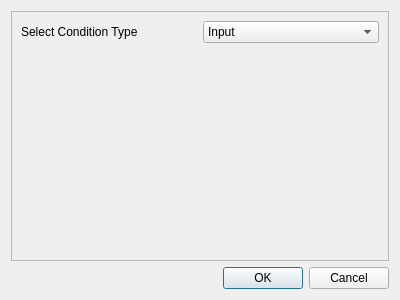
<?xml version="1.0" encoding="UTF-8"?>
<ui version="4.0">
 <class>ConditionDialog</class>
 <widget class="QDialog" name="ConditionDialog">
  <property name="geometry">
   <rect>
    <x>0</x>
    <y>0</y>
    <width>400</width>
    <height>300</height>
   </rect>
  </property>
  <property name="windowTitle">
   <string>Dialog</string>
  </property>
  <layout class="QVBoxLayout" name="verticalLayout">
   <item>
    <layout class="QGridLayout" name="gridLayout">
     <item row="2" column="1" colspan="2">
      <widget class="QDialogButtonBox" name="buttonBox">
       <property name="standardButtons">
        <set>QDialogButtonBox::Cancel|QDialogButtonBox::Ok</set>
       </property>
      </widget>
     </item>
     <item row="1" column="1" colspan="2">
      <widget class="QFrame" name="frame">
       <property name="frameShape">
        <enum>QFrame::StyledPanel</enum>
       </property>
       <property name="frameShadow">
        <enum>QFrame::Raised</enum>
       </property>
       <layout class="QVBoxLayout" name="verticalLayout_2">
        <item>
         <layout class="QGridLayout" name="frameGrid">
          <item row="0" column="0">
           <widget class="QLabel" name="label">
            <property name="text">
             <string>Select Condition Type</string>
            </property>
           </widget>
          </item>
          <item row="0" column="1">
           <widget class="QComboBox" name="comboConditionType">
            <item>
             <property name="text">
              <string>Input</string>
             </property>
            </item>
            <item>
             <property name="text">
              <string>Variable</string>
             </property>
            </item>
           </widget>
          </item>
          <item row="2" column="0" colspan="2">
           <spacer name="verticalSpacer">
            <property name="orientation">
             <enum>Qt::Vertical</enum>
            </property>
            <property name="sizeHint" stdset="0">
             <size>
              <width>20</width>
              <height>40</height>
             </size>
            </property>
           </spacer>
          </item>
         </layout>
        </item>
       </layout>
      </widget>
     </item>
    </layout>
   </item>
  </layout>
 </widget>
 <resources/>
 <connections/>
</ui>
